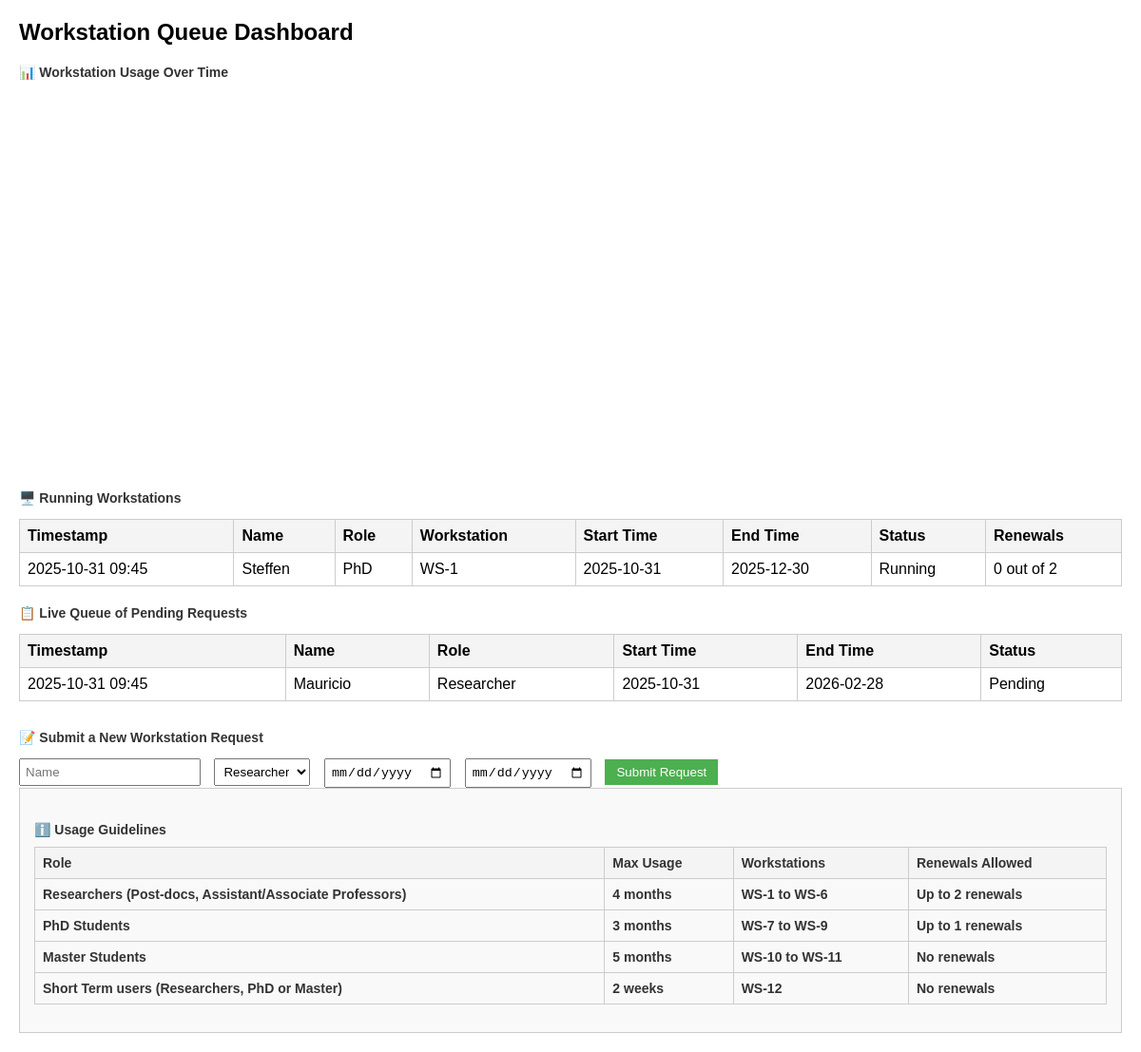
Screenshot of / (signed in) with the database file from the repository.
### app.py (models this page shows)
class Request(db.Model):
    id = db.Column(db.Integer, primary_key=True)
    timestamp = db.Column(db.DateTime, default=datetime.utcnow)
    name = db.Column(db.String(100))
    role = db.Column(db.String(50))
    start_time = db.Column(db.String(50))
    end_time = db.Column(db.String(50))
    status = db.Column(db.String(50), default="Pending")
    workstation = db.Column(db.String(50))  # <-- Add this line
    renewals = db.Column(db.Integer)  # <-- Add this line

### app.py (the view)
@app.route('/')
@login_required
def dashboard():
    Request.query.filter_by(status='Completed').delete()
    db.session.commit()
    pending_requests = (Request.query.filter_by(status='Pending').order_by(Request.role.asc(),Request.timestamp.asc()).all())
    running_requests = (Request.query.filter_by(status='Running').order_by(Request.role.asc(),Request.timestamp.asc()).all())
    chart_data = []
    for req in running_requests:
        chart_data.append({
            "name": req.name or "",
            "workstation": req.workstation or "",
            "start": str(req.start_time),
            "end": str(req.end_time),
            "renewals": req.renewals or "",
            "color": "blue" if req.role == "PhD" else "orange" if req.role == "Master" else "green"
        })
    return render_template('dashboard.html',
                           pending_requests=pending_requests,
                           running_requests=running_requests,
                           chart_data=chart_data)

### app.py (called while the page is built)
@login_manager.user_loader
def load_user(user_id):
    return User.query.get(int(user_id))

### templates/dashboard.html (shortened to what this page needs)
<!DOCTYPE html>
<html lang="en">
<head>
</head>
<body>
    <h1>Workstation Queue Dashboard</h1>
    <h2>📊 Workstation Usage Over Time</h2>
    <div id="usageChart" style="width:100%;height:400px;"></div>
    <h3>🖥️ Running Workstations</h3>
    <table>
        <tr><th>Timestamp</th><th>Name</th><th>Role</th><th>Workstation</th><th>Start Time</th><th>End Time</th><th>Status</th><th>Renewals</th></tr>
        {% for req in running_requests %}
        <tr>
            <td>{{ req.timestamp.strftime('%Y-%m-%d %H:%M') }}</td>
            <td>{{ req.name }}</td>
            <td>{{ req.role }}</td>
            <td>{{ req.workstation }}</td>
            <td>{{ req.start_time }}</td>
            <td>{{ req.end_time }}</td>
            <td>{{ req.status }}</td>
            <td>{{ req.renewals }}</td>
        </tr>
        {% endfor %}
    </table>
    <h3>📋 Live Queue of Pending Requests</h3>
    <table>
        <tr><th>Timestamp</th><th>Name</th><th>Role</th><th>Start Time</th><th>End Time</th><th>Status</th></tr>
        {% for req in pending_requests %}
        <tr>
            <td>{{ req.timestamp.strftime('%Y-%m-%d %H:%M') }}</td>
            <td>{{ req.name }}</td>
            <td>{{ req.role }}</td>
            <td>{{ req.start_time }}</td>
            <td>{{ req.end_time }}</td>
            <td>{{ req.status }}</td>
        </tr>
        {% endfor %}
    </table>
<div class="form-section">
<h3>📝 Submit a New Workstation Request</h3>
<form id="requestForm">
<input name="name" placeholder="Name" required="" type="text"/>
<select name="role">
<option value="Researcher">Researcher</option>
</select>
<input name="startTime" required="" type="date"/>
<input name="endTime" required="" type="date"/>
<button class="submit-btn" type="submit">Submit Request</button>
</form>
</div>
    <div style="background-color:#f9f9f9; padding:15px; border:1px solid #ccc; margin-bottom:20px;">
<h3>ℹ️ Usage Guidelines
<table border="1" style="width:100%; margin-top:10px; border-collapse:collapse;">
<thead>
<tr style="background-color:#f2f2f2;">
<th>Role</th>
<th>Max Usage</th>
<th>Workstations</th>
<th>Renewals Allowed</th>
</tr>
</thead>
<tbody>
<tr>
<td>Researchers (Post-docs, Assistant/Associate Professors)</td>
<td>4 months</td>
<td>WS-1 to WS-6</td>
<td>Up to 2 renewals</td>
</tr>
<tr>
<td>PhD Students</td>
<td>3 months</td>
<td>WS-7 to WS-9</td>
<td>Up to 1 renewals</td>
</tr>
<tr>
<td>Master Students</td>
<td>5 months</td>
<td>WS-10 to WS-11</td>
<td>No renewals</td>
</tr>
<tr>
<td>Short Term users (Researchers, PhD or Master)</td>
<td>2 weeks</td>
<td>WS-12</td>
<td>No renewals</td>
</tr>
</tbody>
</table>
</h3>
</body>
</html>

### templates/dashboard.html (style rules this page uses)
body { font-family: Arial, sans-serif; margin: 20px; }
h1 { font-size: 24px; margin-bottom: 10px; }
h2, h3 { font-size: 14px; margin-top: 20px; color: #333; }
table { width: 100%; border-collapse: collapse; margin-top: 10px; }
th, td { border: 1px solid #ccc; padding: 8px; text-align: left; }
th { background-color: #f4f4f4; }
.form-section { margin-top: 30px; }
.form-section input, .form-section select { margin-right: 10px; padding: 5px; }
.submit-btn { padding: 6px 12px; background-color: #4CAF50; color: white; border: none; cursor: pointer; }

### rows the page displays
Request: timestamp "2025-10-31 09:45", name "Steffen", role "PhD", workstation "WS-1", start_time "2025-10-31", end_time "2025-12-30", status "Running", renewals "0 out of 2"
Request: timestamp "2025-10-31 09:45", name "Mauricio", role "Researcher", start_time "2025-10-31", end_time "2026-02-28", status "Pending"
